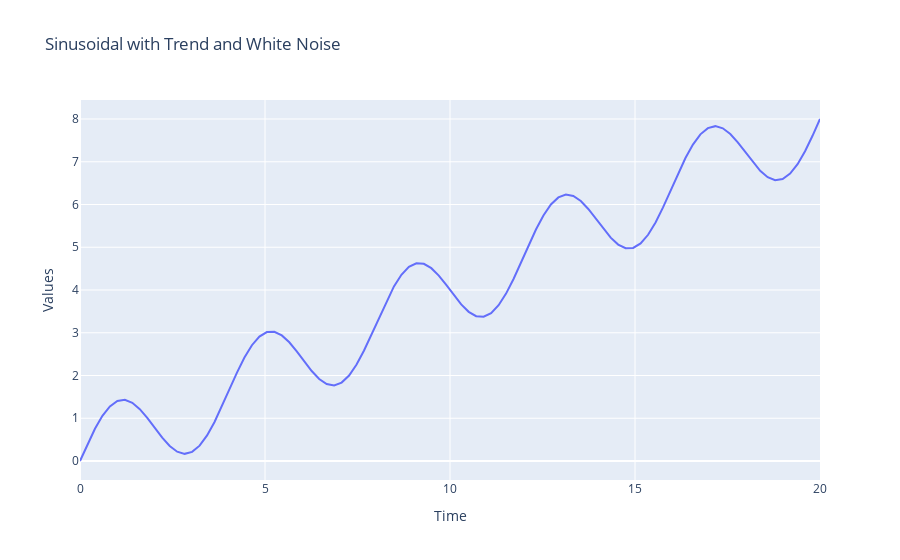

Source (notebook cell):
### Markdown cell above
A standard Gaussian distribution is defined by two parameters—the mean and the standard deviation. So, there are two ways the stationarity assumption can be broken, as outlined here: 

* Change in mean over time 
* Change in variance over time 
Let's look at these assumptions in detail and understand them better.

### Code cell
#Change in mean over time
signal = ts.signals.Sinusoidal(amplitude=1, frequency=0.25)
noise = ts.noise.GaussianNoise(std=0.3)

sinusoidal_samples, regular_time_samples, _, _ = generate_timeseries(signal=signal)
# Regular_time_samples is a linear 
# increasing time axis and can 
# be used as a trend
trend = regular_time_samples*0.4
#combining the signals and trend
time_serie = sinusoidal_samples + trend
fx_plot_time_serie(regular_time_samples, time_serie, "Sinusoidal with Trend and White Noise")

### Figure 1 — Plotly figure (JSON) as saved in the notebook; plotly's stock layout.template omitted (floating-point values rounded to 4 significant figures)
{"data": [{"mode": "lines", "name": "Sinusoidal with Trend and White Noise", "type": "scatter", "x": [0, 0.202, 0.404, 0.6061, 0.8081, 1.01, 1.212, 1.414, 1.616, 1.818, 2.02, 2.222, 2.424, 2.626, 2.828, 3.03, 3.232, 3.434, 3.636, 3.838, 4.04, 4.242, 4.444, 4.646, 4.848, 5.051, 5.253, 5.455, 5.657, 5.859, 6.061, 6.263, 6.465, 6.667, 6.869, 7.071, 7.273, 7.475, 7.677, 7.879, 8.081, 8.283, 8.485, 8.687, 8.889, 9.091, 9.293, 9.495, 9.697, 9.899, 10.1, 10.3, 10.51, 10.71, 10.91, 11.11, 11.31, 11.52, 11.72, 11.92, 12.12, 12.32, 12.53, 12.73, 12.93, 13.13, 13.33, 13.54, 13.74, 13.94, 14.14, 14.34, 14.55, 14.75, 14.95, 15.15, 15.35, 15.56, 15.76, 15.96, 16.16, 16.36, 16.57, 16.77, 16.97, 17.17, 17.37, 17.58, 17.78, 17.98, 18.18, 18.38, 18.59, 18.79, 18.99, 19.19, 19.39, 19.6, 19.8, 20], "y": [0, 0.3928, 0.7545, 1.057, 1.278, 1.404, 1.43, 1.361, 1.214, 1.009, 0.7764, 0.5469, 0.3515, 0.2179, 0.1675, 0.2133, 0.3588, 0.5976, 0.9139, 1.284, 1.68, 2.069, 2.421, 2.708, 2.911, 3.017, 3.023, 2.938, 2.776, 2.564, 2.329, 2.104, 1.919, 1.801, 1.769, 1.834, 1.999, 2.255, 2.585, 2.962, 3.359, 3.743, 4.084, 4.356, 4.54, 4.626, 4.613, 4.511, 4.337, 4.118, 3.882, 3.663, 3.489, 3.387, 3.374, 3.46, 3.644, 3.916, 4.257, 4.641, 5.038, 5.415, 5.745, 6.001, 6.166, 6.231, 6.199, 6.081, 5.896, 5.671, 5.436, 5.224, 5.062, 4.977, 4.983, 5.089, 5.292, 5.579, 5.931, 6.32, 6.716, 7.086, 7.402, 7.641, 7.787, 7.833, 7.782, 7.648, 7.453, 7.224, 6.991, 6.786, 6.639, 6.57, 6.596, 6.722, 6.943, 7.245, 7.607, 8.0]}], "layout": {"title": {"text": "Sinusoidal with Trend and White Noise"}, "xaxis": {"title": {"text": "Time"}}, "yaxis": {"title": {"text": "Values"}}}}
